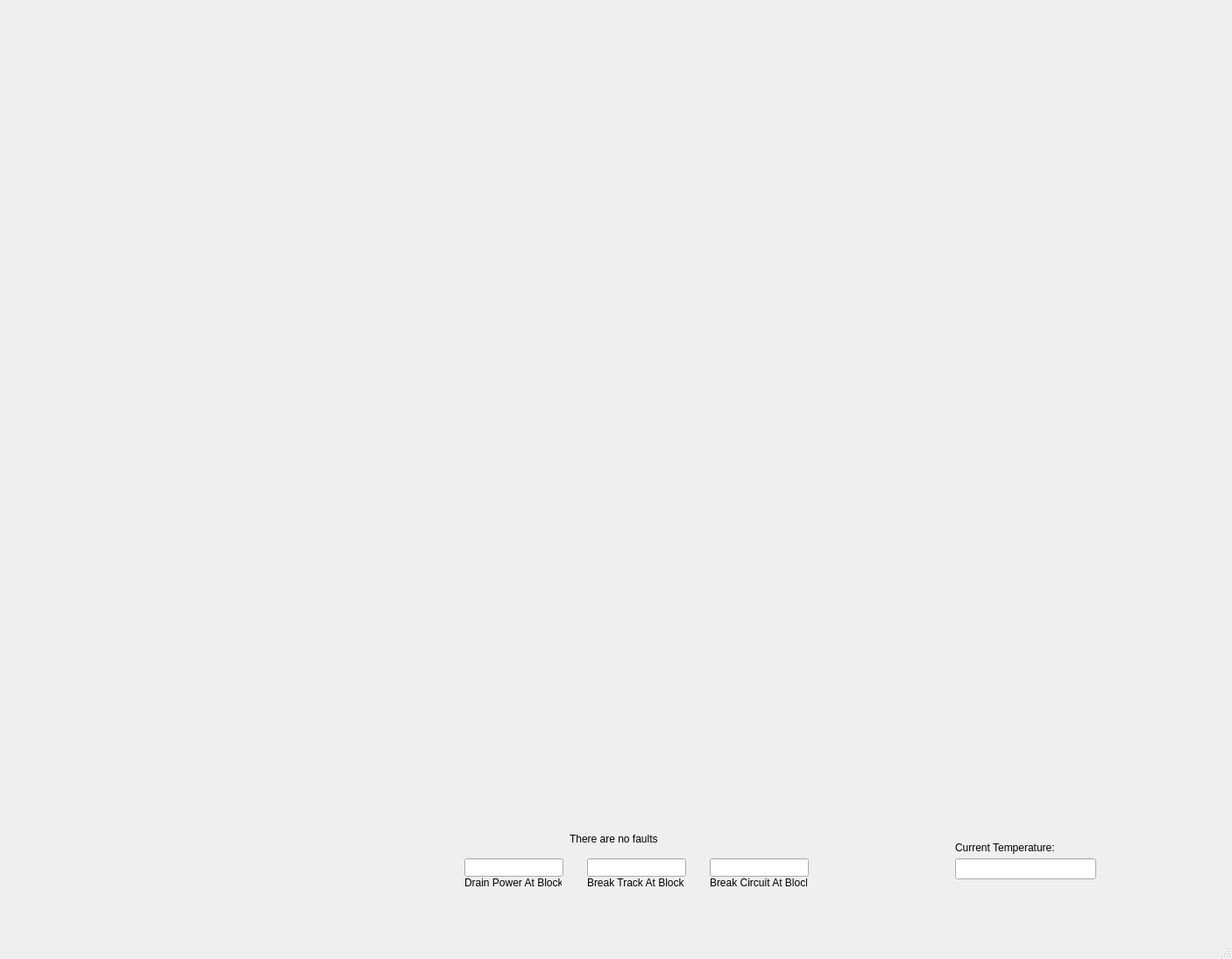
<?xml version="1.0" encoding="UTF-8"?>
<ui version="4.0">
 <class>TrackModel</class>
 <widget class="QMainWindow" name="TrackModel">
  <property name="geometry">
   <rect>
    <x>0</x>
    <y>0</y>
    <width>1406</width>
    <height>1095</height>
   </rect>
  </property>
  <property name="windowTitle">
   <string>MainWindow</string>
  </property>
  <property name="autoFillBackground">
   <bool>false</bool>
  </property>
  <widget class="QWidget" name="centralwidget">
   <widget class="QLineEdit" name="breakCircuit">
    <property name="geometry">
     <rect>
      <x>810</x>
      <y>980</y>
      <width>113</width>
      <height>21</height>
     </rect>
    </property>
   </widget>
   <widget class="QLineEdit" name="breakTrack">
    <property name="geometry">
     <rect>
      <x>670</x>
      <y>980</y>
      <width>113</width>
      <height>21</height>
     </rect>
    </property>
   </widget>
   <widget class="QLabel" name="label">
    <property name="geometry">
     <rect>
      <x>810</x>
      <y>1000</y>
      <width>111</width>
      <height>16</height>
     </rect>
    </property>
    <property name="text">
     <string>Break Circuit At Block</string>
    </property>
   </widget>
   <widget class="QLabel" name="label_2">
    <property name="geometry">
     <rect>
      <x>670</x>
      <y>1000</y>
      <width>111</width>
      <height>16</height>
     </rect>
    </property>
    <property name="text">
     <string>Break Track At Block</string>
    </property>
   </widget>
   <widget class="QLineEdit" name="breakPower">
    <property name="geometry">
     <rect>
      <x>530</x>
      <y>980</y>
      <width>113</width>
      <height>21</height>
     </rect>
    </property>
   </widget>
   <widget class="QLabel" name="label_3">
    <property name="geometry">
     <rect>
      <x>530</x>
      <y>1000</y>
      <width>111</width>
      <height>16</height>
     </rect>
    </property>
    <property name="text">
     <string>Drain Power At Block</string>
    </property>
   </widget>
   <widget class="QLabel" name="faultList">
    <property name="geometry">
     <rect>
      <x>650</x>
      <y>950</y>
      <width>251</width>
      <height>16</height>
     </rect>
    </property>
    <property name="text">
     <string>There are no faults</string>
    </property>
   </widget>
   <widget class="QLineEdit" name="setTemp">
    <property name="geometry">
     <rect>
      <x>1090</x>
      <y>980</y>
      <width>161</width>
      <height>24</height>
     </rect>
    </property>
   </widget>
   <widget class="QLabel" name="temp">
    <property name="geometry">
     <rect>
      <x>1090</x>
      <y>960</y>
      <width>151</width>
      <height>16</height>
     </rect>
    </property>
    <property name="text">
     <string>Current Temperature:</string>
    </property>
   </widget>
  </widget>
  <widget class="QMenuBar" name="menubar">
   <property name="geometry">
    <rect>
     <x>0</x>
     <y>0</y>
     <width>1406</width>
     <height>25</height>
    </rect>
   </property>
  </widget>
  <widget class="QStatusBar" name="statusbar"/>
 </widget>
 <resources/>
 <connections/>
</ui>
